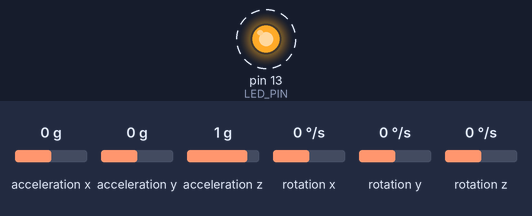
A sketch run on a simulated Arduino Uno, built with avr-gcc and run on an emulated ATmega328P. Parts: output pins drawn as LEDs (lit = HIGH). Dashed ring = blinking. Inputs (shaded band) come from the test bench; at power-on: acceleration x 0 g, acceleration y 0 g, acceleration z 1 g, rotation x 0 °/s, rotation y 0 °/s, rotation z 0 °/s. What the sketch prints to the serial monitor is not drawn.

Above: at 1.2 s.
1.3 s: acceleration x set to -1.4 g
5.2 s: acceleration y set to -1.4 g
9.1 s: acceleration z set to 0 g
13.0 s: rotation x set to -192 °/s
Timing chart, 0 to 17.5 s (numbered marks = the images above; inputs shaded):
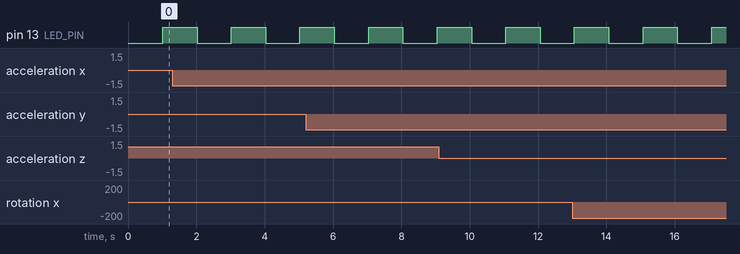

The sketch:

MPU6050_raw.ino
```cpp
// I2C device class (I2Cdev) demonstration Arduino sketch for MPU6050 class
// 10/7/2011 by Jeff Rowberg <jeff@rowberg.net>
// Updates should (hopefully) always be available at https://github.com/jrowberg/i2cdevlib
//
// Changelog:
//      2013-05-08 - added multiple output formats
//                 - added seamless Fastwire support
//      2011-10-07 - initial release

/* ============================================
I2Cdev device library code is placed under the MIT license
Copyright (c) 2011 Jeff Rowberg

Permission is hereby granted, free of charge, to any person obtaining a copy
of this software and associated documentation files (the "Software"), to deal
in the Software without restriction, including without limitation the rights
to use, copy, modify, merge, publish, distribute, sublicense, and/or sell
copies of the Software, and to permit persons to whom the Software is
furnished to do so, subject to the following conditions:

The above copyright notice and this permission notice shall be included in
all copies or substantial portions of the Software.

THE SOFTWARE IS PROVIDED "AS IS", WITHOUT WARRANTY OF ANY KIND, EXPRESS OR
IMPLIED, INCLUDING BUT NOT LIMITED TO THE WARRANTIES OF MERCHANTABILITY,
FITNESS FOR A PARTICULAR PURPOSE AND NONINFRINGEMENT. IN NO EVENT SHALL THE
AUTHORS OR COPYRIGHT HOLDERS BE LIABLE FOR ANY CLAIM, DAMAGES OR OTHER
LIABILITY, WHETHER IN AN ACTION OF CONTRACT, TORT OR OTHERWISE, ARISING FROM,
OUT OF OR IN CONNECTION WITH THE SOFTWARE OR THE USE OR OTHER DEALINGS IN
THE SOFTWARE.
===============================================
*/

// I2Cdev and MPU6050 must be installed as libraries, or else the .cpp/.h files
// for both classes must be in the include path of your project
#include "I2Cdev.h"
#include "MPU6050.h"

// Arduino Wire library is required if I2Cdev I2CDEV_ARDUINO_WIRE implementation
// is used in I2Cdev.h
#if I2CDEV_IMPLEMENTATION == I2CDEV_ARDUINO_WIRE
    #include "Wire.h"
#endif

// class default I2C address is 0x68
// specific I2C addresses may be passed as a parameter here
// AD0 low = 0x68 (default for InvenSense evaluation board)
// AD0 high = 0x69
MPU6050 accelgyro;
//MPU6050 accelgyro(0x69); // <-- use for AD0 high

int16_t ax, ay, az;
int16_t gx, gy, gz;


// uncomment "OUTPUT_READABLE_ACCELGYRO" if you want to see a tab-separated
// list of the accel X/Y/Z and then gyro X/Y/Z values in decimal. Easy to read,
// not so easy to parse, and slow(er) over UART.
#define OUTPUT_READABLE_ACCELGYRO

// uncomment "OUTPUT_BINARY_ACCELGYRO" to send all 6 axes of data as 16-bit
// binary, one right after the other. This is very fast (as fast as possible
// without compression or data loss), and easy to parse, but impossible to read
// for a human.
//#define OUTPUT_BINARY_ACCELGYRO


#define LED_PIN 13
bool blinkState = false;

void setup() {
    // join I2C bus (I2Cdev library doesn't do this automatically)
    #if I2CDEV_IMPLEMENTATION == I2CDEV_ARDUINO_WIRE
        Wire.begin();
    #elif I2CDEV_IMPLEMENTATION == I2CDEV_BUILTIN_FASTWIRE
        Fastwire::setup(400, true);
    #endif

    // initialize serial communication
    // (38400 chosen because it works as well at 8MHz as it does at 16MHz, but
    // it's really up to you depending on your project)
    Serial.begin(38400);

    // initialize device
    Serial.println("Initializing I2C devices...");
    accelgyro.initialize();

    // verify connection
    Serial.println("Testing device connections...");
    Serial.println(accelgyro.testConnection() ? "MPU6050 connection successful" : "MPU6050 connection failed");

    // use the code below to change accel/gyro offset values
    /*
    Serial.println("Updating internal sensor offsets...");
    // -76	-2359	1688	0	0	0
    Serial.print(accelgyro.getXAccelOffset()); Serial.print("\t"); // -76
    Serial.print(accelgyro.getYAccelOffset()); Serial.print("\t"); // -2359
    Serial.print(accelgyro.getZAccelOffset()); Serial.print("\t"); // 1688
    Serial.print(accelgyro.getXGyroOffset()); Serial.print("\t"); // 0
    Serial.print(accelgyro.getYGyroOffset()); Serial.print("\t"); // 0
    Serial.print(accelgyro.getZGyroOffset()); Serial.print("\t"); // 0
    Serial.print("\n");
    accelgyro.setXGyroOffset(220);
    accelgyro.setYGyroOffset(76);
    accelgyro.setZGyroOffset(-85);
    Serial.print(accelgyro.getXAccelOffset()); Serial.print("\t"); // -76
    Serial.print(accelgyro.getYAccelOffset()); Serial.print("\t"); // -2359
    Serial.print(accelgyro.getZAccelOffset()); Serial.print("\t"); // 1688
    Serial.print(accelgyro.getXGyroOffset()); Serial.print("\t"); // 0
    Serial.print(accelgyro.getYGyroOffset()); Serial.print("\t"); // 0
    Serial.print(accelgyro.getZGyroOffset()); Serial.print("\t"); // 0
    Serial.print("\n");
    */

    // configure Arduino LED pin for output
    pinMode(LED_PIN, OUTPUT);
}

void loop() {
  // read raw accel/gyro measurements from device
  accelgyro.getMotion6(&ax, &ay, &az, &gx, &gy, &gz);

  // these methods (and a few others) are also available
  //accelgyro.getAcceleration(&ax, &ay, &az);
  //accelgyro.getRotation(&gx, &gy, &gz);
  #ifdef OUTPUT_READABLE_ACCELGYRO
      // display tab-separated accel/gyro x/y/z values
      Serial.print("a/g:\t");
      Serial.print("ax: " + ax); Serial.print("\t");
      Serial.print("ay: " + ay); Serial.print("\t");
      Serial.print("az: " + az); Serial.print("\t");
      Serial.print("gx: " + gx); Serial.print("\t");
      Serial.print("gy: " + gy); Serial.print("\t");
      Serial.println("gz: " + gz);
  #endif

  #ifdef OUTPUT_BINARY_ACCELGYRO
      Serial.write((uint8_t)(ax >> 8)); Serial.write((uint8_t)(ax & 0xFF));
      Serial.write((uint8_t)(ay >> 8)); Serial.write((uint8_t)(ay & 0xFF));
      Serial.write((uint8_t)(az >> 8)); Serial.write((uint8_t)(az & 0xFF));
      Serial.write((uint8_t)(gx >> 8)); Serial.write((uint8_t)(gx & 0xFF));
      Serial.write((uint8_t)(gy >> 8)); Serial.write((uint8_t)(gy & 0xFF));
      Serial.write((uint8_t)(gz >> 8)); Serial.write((uint8_t)(gz & 0xFF));
  #endif

  delay (1000);
  // blink LED to indicate activity
  blinkState = !blinkState;
  digitalWrite(LED_PIN, blinkState);
}
```

Measured:
- by itself, pin 13 (LED_PIN): alternates HIGH for 1.0 s and LOW for 1.0 s
